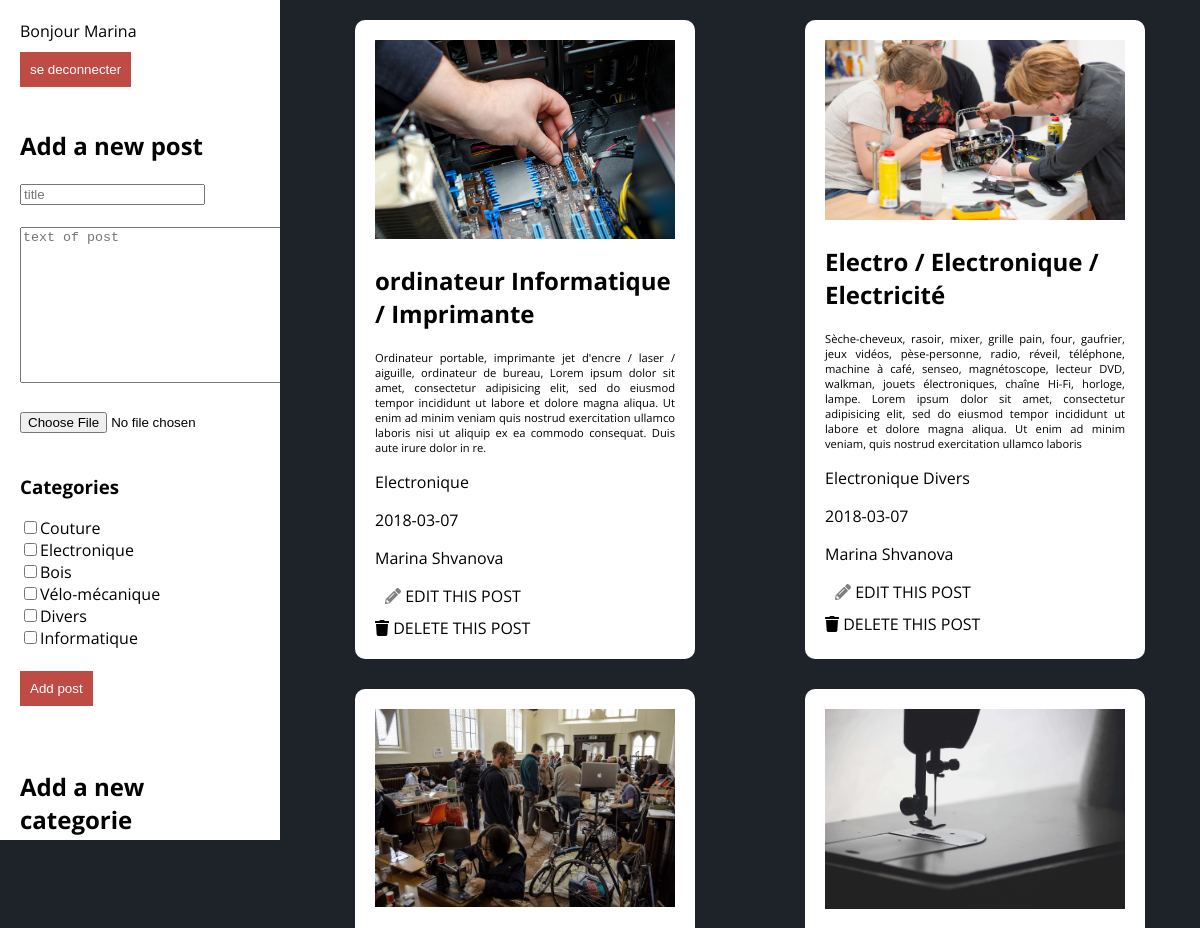
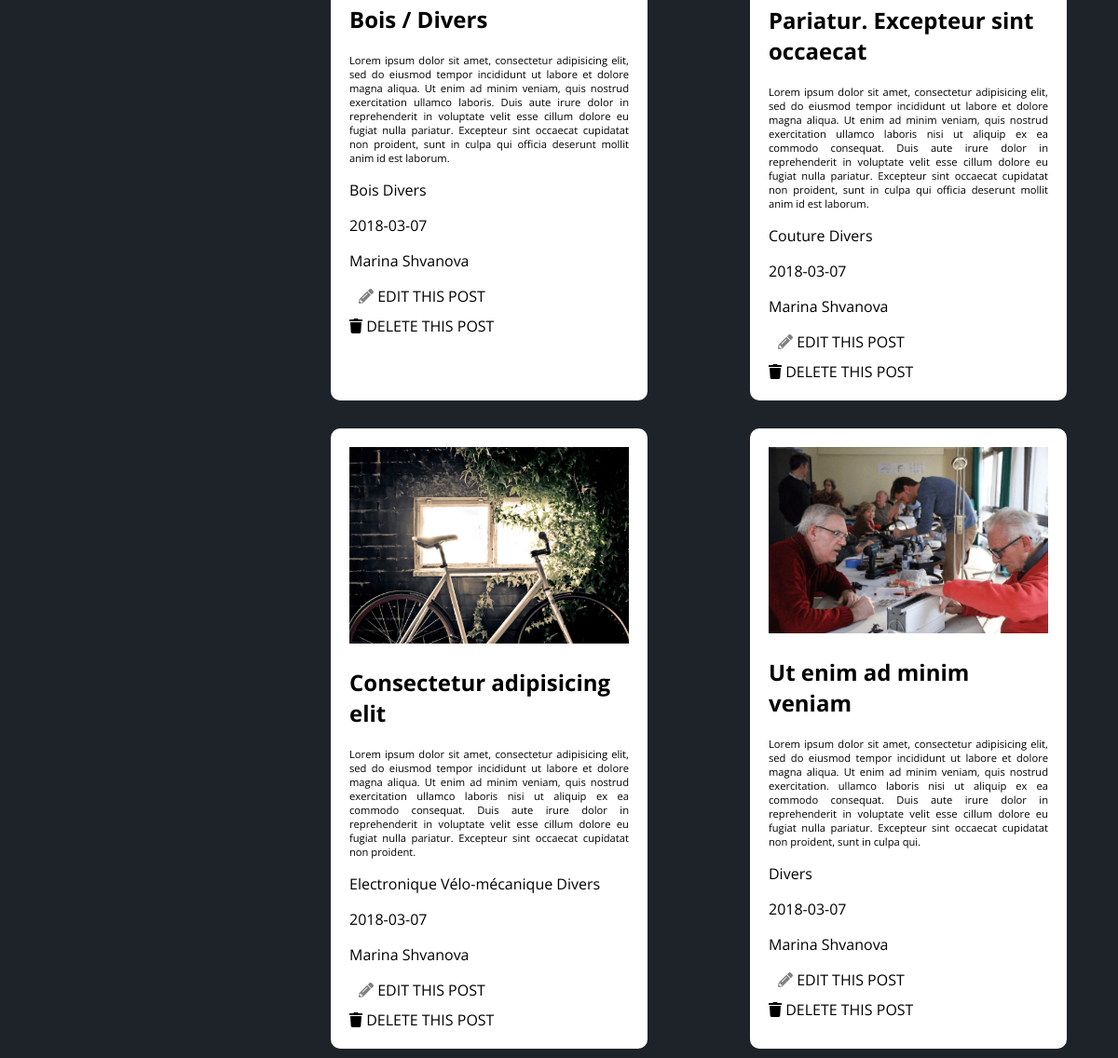
Screenshot of /admin/admin.php?pageCharger=./include/connected (signed in) with the database file from the repository (2 pictures, top to bottom).
### tables this page shows
CREATE TABLE `categorie` (
  `id_categorie` int(11) NOT NULL,
  `name` varchar(60) NOT NULL
);

CREATE TABLE `post` (
  `id_post` int(11) NOT NULL,
  `title` varchar(100) NOT NULL,
  `text` text NOT NULL,
  `img` varchar(50) NOT NULL,
  `date` date NOT NULL,
  `user_id` int(11) NOT NULL
);

CREATE TABLE `user` (
  `id_user` int(11) NOT NULL,
  `prenom` varchar(60) NOT NULL,
  `nom` varchar(60) NOT NULL,
  `email` varchar(60) NOT NULL,
  `password` varchar(60) NOT NULL
);

### admin/include/connected.php (the view, shortened to what this page needs)
<div id="left">
   <div id="functions">
    <?php
             include './include/nav-connected.php';
    ?>
    <br/>
    <form action="./traitement/traitementAddPost.php" method="post" enctype="multipart/form-data">
       <h2>Add a new post</h2>
        <input type="text" name="title" placeholder="title"><br/><br/>
        <textarea name="text" placeholder="text of post"></textarea><br/><br/>
        <input type="file" name="file"><br/><br/>
        <h3>Categories</h3>
        <?php
           $req = $dbc->query('SELECT * FROM categorie');
                foreach ($req as $cat) {
                    echo "<input type='checkbox' name='categorie[]' value='".$cat['id_categorie']."'>".$cat['name']."<br/>";
                }
        ?>
        <br/>
        <input type="submit" name="submit" value="Add post">
    </form>
    <br/><br/>
    <form action="./traitement/traitementAddCategorie.php" method="post">
        <h2>Add a new categorie</h2>
        <input type="text" name="categorie" placeholder="categorie"><br/>
    </form>
    </div>
</div>
<div id="right">
    <?php
        $user_id = $_SESSION['id_user'];
        $req = $dbc->query('SELECT * FROM post INNER JOIN user ON user.id_user = post.user_id WHERE user.id_user = '.$user_id.'');
        foreach ($req as $post) {
           echo "<div class='article'><article><img src='../assets/images/".$post['img']."' /><h2>".$post['title']."</h2><p class='text'>".$post['text']."</p><p class='categorie'>";
            $req = $dbc->query('SELECT name FROM categorie INNER JOIN post_categorie ON post_categorie.id_categorie = categorie.id_categorie INNER JOIN post ON post.id_post = post_categorie.id_post WHERE post.id_post = '.$post['id_post'].'');
            foreach ($req as $cat) {
                    echo $cat['name']." ";
                }
            echo "</p><p class='date'>".$post['date']."</p><p class='auteur'>".$post['prenom']." ".$post['nom']."</p></article><a class='edit'><i class='fas fa-pencil-alt'></i> EDIT THIS POST </a><form method='post' action='./traitement/traitementDeletePost.php?id_post=".$post['id_post']."'><input type='submit' name='submit' value=' ' class='deleteButton' /><a class='delete'><i class='fas fa-trash'></i> DELETE THIS POST </a></form><article class='hidden'><form method='post' action='./traitement/traitementUpdatePost.php' enctype='multipart/form-data'><input type='text' name='title' value='".$post['title']."'><br/><textarea name='text' />".$post['text']."</textarea><br/><input type='file' name='file' /><br/><br/><h3>Categories</h3>";
               $req = $dbc->query('SELECT name FROM categorie');
            echo "<br/><br/>
            <input type='text' class='hidden' name='id_post' value='".$post['id_post']."'><input type='submit' name='submit' value='update' /></form></article></div>";
        }
    ?>
</div>

### admin/admin.php (shortened to what this page needs)
<!DOCTYPE html>
<html lang="en">
<head>
    <link rel="stylesheet" href="./style.css">
</head>
<body>
  <div class="adminContainer">
     <?php
        if(isset($_GET['pageCharger'])){
            $nompageCharger=htmlentities($_GET['pageCharger']);
            include './'.$nompageCharger.'.php';
        }
         else {
            include './include/startpage.php';
         }
     ?>
  </div>
</body>
</html>

### admin/include/nav-connected.php
<div id="menu">
     Bonjour <?php echo $_SESSION['prenom'] ?>
            <form action="./traitement/traitementDeconnection.php">
                <input type="submit" name="submit" value="se deconnecter">
            </form>
</div>

### admin/style.css (style rules this page uses)
body { background-color: #1E2329; font-family: 'Open Sans', sans-serif; margin: 0; padding: 0; }
.adminContainer { display: flex; }
#left { width: 20%; height: 100vh; background-color: #fff; padding: 20px 20px; position: fixed; top: 0; overflow-y: scroll; }
#functions { height: auto; }
#right { width: 75%; position: absolute; top: 0; right: 0; display: flex; flex-wrap: wrap; justify-content: space-around; }
form { margin-top: 10px; }
.article { background-color: #fff; border-radius: 10px; padding: 20px; margin-bottom: 10px; margin-top: 20px }
article { width: 300px; height: auto; }
article img { width: 100%; }
.text { text-align: justify; text-justify: inter-word; font-size: 0.7rem; }
textarea { width: 319px; height: 150px; }
input[type='submit'] { background-color: #BE4C45; color: #fff; padding: 10px; border: 0; }
.fa-pencil-alt, .fa-trash-alt { color: rgba(0, 0, 0, 0.5); margin-left: 10px; }

### rows the page displays
categorie: name "Couture"
categorie: name "Electronique"
categorie: name "Bois"
categorie: name "Vélo-mécanique"
categorie: name "Divers"
categorie: name "Informatique"
post: img (picture), title "ordinateur Informatique / Imprimante", text "Ordinateur portable, imprimante jet d'encre / laser / aiguille, ordinateur de bureau, Lorem ipsum dolor sit amet, consectetur adipisicing elit, sed do eiusmod tempor incididunt ut labore et dolore magna aliqua. Ut enim ad minim veniam quis nostrud exercitation ullamco laboris nisi ut aliquip ex ea commodo consequat. Duis aute irure dolor in re.", name "Electronique", date "2018-03-07", user.prenom "Marina", user.nom "Shvanova"
post: img (picture), title "Electro / Electronique / Electricité", text "Sèche-cheveux, rasoir, mixer, grille pain, four, gaufrier, jeux vidéos, pèse-personne, radio, réveil, téléphone, machine à café, senseo, magnétoscope, lecteur DVD, walkman, jouets électroniques, chaîne Hi-Fi, horloge, lampe. Lorem ipsum dolor sit amet, consectetur adipisicing elit, sed do eiusmod tempor incididunt ut labore et dolore magna aliqua. Ut enim ad minim veniam, quis nostrud exercitation ullamco laboris", name "Electronique", name "Divers", date "2018-03-07", user.prenom "Marina", user.nom "Shvanova"
post: img (picture), title "Bois / Divers", text "Lorem ipsum dolor sit amet, consectetur adipisicing elit, sed do eiusmod tempor incididunt ut labore et dolore magna aliqua. Ut enim ad minim veniam, quis nostrud exercitation ullamco laboris. Duis aute irure dolor in reprehenderit in voluptate velit esse cillum dolore eu fugiat nulla pariatur. Excepteur sint occaecat cupidatat non proident, sunt in culpa qui officia deserunt mollit anim id est laborum.", name "Bois", name "Divers", date "2018-03-07", user.prenom "Marina", user.nom "Shvanova"
post: img (picture), title "Pariatur. Excepteur sint occaecat", text "Lorem ipsum dolor sit amet, consectetur adipisicing elit, sed do eiusmod tempor incididunt ut labore et dolore magna aliqua. Ut enim ad minim veniam, quis nostrud exercitation ullamco laboris nisi ut aliquip ex ea commodo consequat. Duis aute irure dolor in reprehenderit in voluptate velit esse cillum dolore eu fugiat nulla pariatur. Excepteur sint occaecat cupidatat non proident, sunt in culpa qui officia deserunt mollit anim id est laborum.", name "Couture", name "Divers", date "2018-03-07", user.prenom "Marina", user.nom "Shvanova"
post: img (picture), title "Consectetur adipisicing elit", text "Lorem ipsum dolor sit amet, consectetur adipisicing elit, sed do eiusmod tempor incididunt ut labore et dolore magna aliqua. Ut enim ad minim veniam, quis nostrud exercitation ullamco laboris nisi ut aliquip ex ea commodo consequat. Duis aute irure dolor in reprehenderit in voluptate velit esse cillum dolore eu fugiat nulla pariatur. Excepteur sint occaecat cupidatat non proident.", name "Electronique", name "Vélo-mécanique", name "Divers", date "2018-03-07", user.prenom "Marina", user.nom "Shvanova"
post: img (picture), title "Ut enim ad minim veniam", text "Lorem ipsum dolor sit amet, consectetur adipisicing elit, sed do eiusmod tempor incididunt ut labore et dolore magna aliqua. Ut enim ad minim veniam, quis nostrud exercitation. ullamco laboris nisi ut aliquip ex ea commodo consequat. Duis aute irure dolor in reprehenderit in voluptate velit esse cillum dolore eu fugiat nulla pariatur. Excepteur sint occaecat cupidatat non proident, sunt in culpa qui.", name "Divers", date "2018-03-07", user.prenom "Marina", user.nom "Shvanova"

### other values shown
$_SESSION['prenom'] "Marina"
